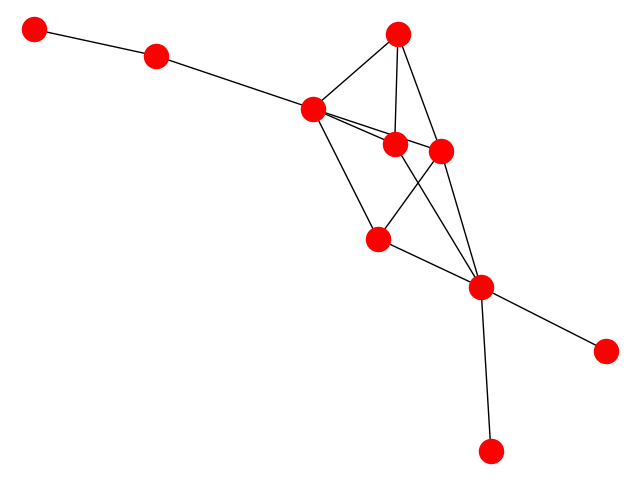

Reproduce this figure in Python.
import random
import argparse
from sys import argv
import networkx as nx
import matplotlib.pyplot as plt

def draw_graph(graph):
	nx.draw(graph)
	plt.savefig(args.output)

def draw_plot(x_axis, y_axis):
	plt.xlabel('Number of nodes')
	plt.ylabel('Average edges')
	plt.plot(x_axis, y_axis, marker='.')
	plt.savefig(args.output)	

def generate_graph(n_vertex):
	Graph = nx.Graph()
	Graph.add_nodes_from(range(n_vertex))

	while(not(nx.is_connected(Graph))):
		[x,y] = random.sample(Graph.nodes,2)
		Graph.add_edge(x,y)
	return Graph

def generate_plot():
	vertex_edges = [(n_vertex, generate_graph(n_vertex).number_of_edges()) 
		for n_vertex in [x * args.vertex for x in range(1,args.iterations+1)]]

	[x_axis, y_axis] = list(zip(*vertex_edges))
	draw_plot(x_axis, y_axis)


if __name__== "__main__":
	parser = argparse.ArgumentParser(prog='graph')
	parser.add_argument('-v','--vertex',help = 'number of initial vertex', type=int, default=10)
	parser.add_argument('-i','--iterations', help='number of iterations', type=int, default=10)
	parser.add_argument('-o', '--output', help='output file', required=True)
	parser.add_argument('-p','--plot',help='generates a plot with the average number of random edges necessary to completly connect a graph', action="store_true")

	args = parser.parse_args()

	if args.plot:
		generate_plot()
	else:
		graph = generate_graph(args.vertex)
		draw_graph(graph)
	